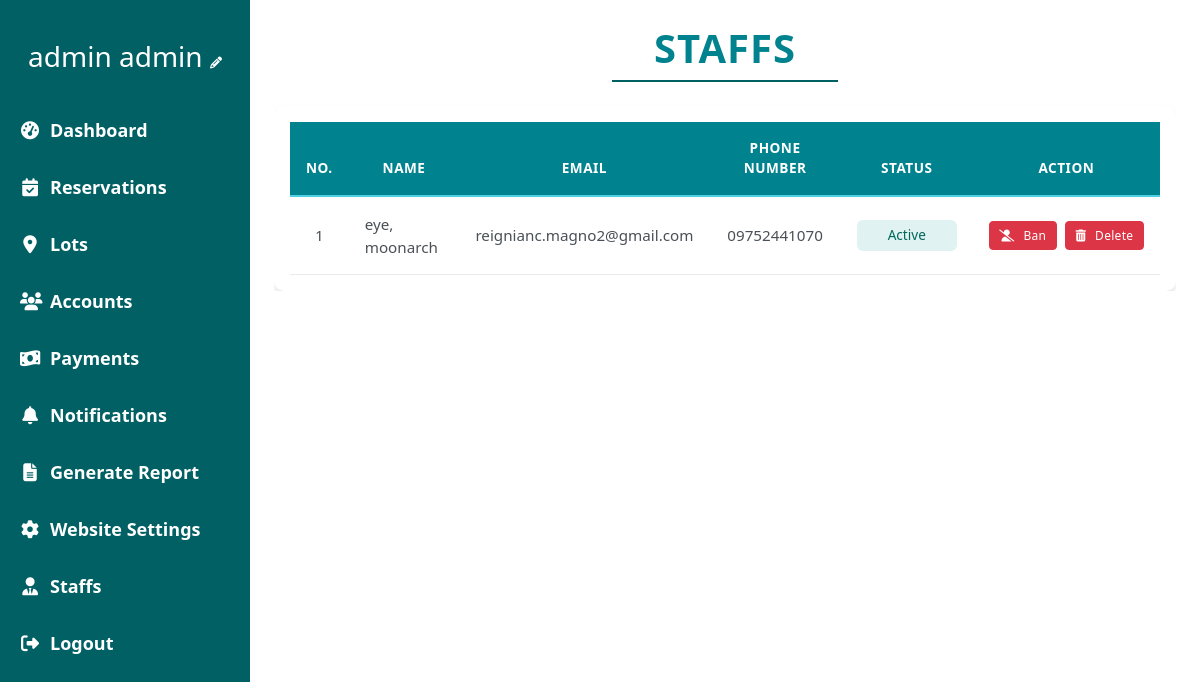
Page /admin/staff.php (signed in) on the committed database.
### tables this page shows
CREATE TABLE `account` (
  `account_id` int(11) NOT NULL,
  `username` varchar(255) NOT NULL,
  `password` varchar(255) NOT NULL,
  `first_name` varchar(255) NOT NULL,
  `middle_name` varchar(250) NOT NULL,
  `last_name` varchar(255) NOT NULL,
  `email` varchar(255) DEFAULT NULL,
  `phone_number` varchar(20) NOT NULL,
  `created_at` timestamp NOT NULL DEFAULT current_timestamp(),
  `updated_at` timestamp NOT NULL DEFAULT current_timestamp() ON UPDATE current_timestamp(),
  `is_customer` tinyint(1) NOT NULL DEFAULT 0,
  `is_staff` tinyint(1) NOT NULL DEFAULT 0,
  `is_admin` tinyint(1) NOT NULL DEFAULT 0,
  `is_banned` tinyint(1) DEFAULT 0,
  `is_deleted` tinyint(1) NOT NULL DEFAULT 0,
  `reset_token` varchar(64) DEFAULT NULL,
  `reset_token_expiry` datetime DEFAULT NULL
);

### admin/staffs/staffs.class.php (called while the page is built, shortened)
<?php
require_once __DIR__ . '/../../database.php';
class Staffs_class {
    protected $db;
    function __construct() {
        $this->db = new Database();
    }
    function showALL_staff() {
        $sql = "SELECT *, CASE WHEN is_banned = 1 THEN 'Banned' ELSE 'Active' END as status
                FROM account
                WHERE is_staff = 1 AND is_deleted = 0";
        $query = $this->db->connect()->prepare($sql);
        $data = null;
        if($query->execute()) {
            $data = $query->fetchAll();
        }
        return $data;
    }
}

### database.php (called while the page is built)
<?php
class Database{
    private $host = 'localhost';
    private $username = 'root';
    private $password = '';
    private $dbname = 'burial_db';
    protected $connection;
    function connect(){
        try {
            if($this->connection === null){
                $dsn = "mysql:host=$this->host;dbname=$this->dbname";
                $this->connection = new PDO($dsn, $this->username, $this->password, [
                    PDO::ATTR_ERRMODE => PDO::ERRMODE_EXCEPTION,
                    PDO::ATTR_DEFAULT_FETCH_MODE => PDO::FETCH_ASSOC,
                    PDO::ATTR_EMULATE_PREPARES => false
                ]);
            }
            return $this->connection;
        } catch (PDOException $e) {
            error_log("Database Connection Error: " . $e->getMessage());
            throw new Exception("Database connection failed: " . $e->getMessage());
        }
    }
}

### admin/staff.php (the view, shortened to what this page needs)
<?php
    include(__DIR__ . '/nav/navigation.php');
    require_once __DIR__ . '/staffs/staffs.class.php';
    $staffObj = new Staffs_class();
    $staffArray = $staffObj->showALL_staff();
?>
<link rel="stylesheet" type="text/css" href="https://cdn.datatables.net/1.13.7/css/dataTables.bootstrap5.min.css">
<div class="container-fluid px-4 py-4">
    <section id="staff">
        <div class="text-center mb-4">
            <h1 class="display-5 fw-bold text-uppercase" style="color: #006064;">STAFFS</h1>
            <div class="border-bottom border-2 w-25 mx-auto" style="border-color: #006064 !important;"></div>
        </div>
        <div class="card">
            <div class="card-body">
                <table id="staffTable" class="table table-hover">
                    <thead>
                        <tr>
                            <th>No.</th>
                            <th>Name</th>
                            <th>Email</th>
                            <th>Phone Number</th>
                            <th>Status</th>
                            <th>Action</th>
                        </tr>
                    </thead>
                    <tbody>
                        <?php
                            $i = 1;
                            foreach ($staffArray as $staff){
                        ?>
                        <tr>
                            <td class="text-center"><?= $i ?></td>
                            <td><?= $staff['last_name'] ?>, <?= $staff['first_name'] ?></td>
                            <td><?= $staff['email'] ?></td>
                            <td class="text-center"><?= $staff['phone_number'] ?></td>
                            <td class="text-center">
                                <span class="status-badge <?= strtolower($staff['status']) ?>">
                                    <?= $staff['status'] ?>
                                </span>
                            </td>
                            <td class="text-center">
                                <div class="d-flex justify-content-center gap-2">
                                    <form method="POST" style="display: inline;">
                                        <button type="submit" name="toggle_ban"
                                                class="btn btn-sm <?= $staff['status'] == 'Banned' ? 'btn-success' : 'btn-danger' ?> d-flex align-items-center">
                                            <i class="fas <?= $staff['status'] == 'Banned' ? 'fa-user-check' : 'fa-user-slash' ?> me-1"></i>
                                            <?= $staff['status'] == 'Banned' ? 'Unban' : 'Ban' ?>
                                        </button>
                                    </form>
                                    <form method="POST" style="display: inline;" onsubmit="return confirmDelete()">
                                        <button type="submit" name="delete_staff"
                                                class="btn btn-sm btn-danger d-flex align-items-center">
                                            <i class="fas fa-trash-alt me-1"></i>
                                            Delete
                                        </button>
                                    </form>
                                </div>
                            </td>
                        </tr>
                        <?php
                                $i++;
                            }
                        ?>
                    </tbody>
                </table>
            </div>
        </div>
    </section>
</div>

### admin/admin.css (style rules this page uses)
* { border: 0; margin: 0; padding: 0; }
:root { --primary-dark: #006064; --primary-light: #e0f2f1; --secondary: #b2dfdb; --accent: #455a64; --text-dark: #263238; --text-light: #ffffff; }
body { display: flex; background-color: white; min-height: 100vh; margin: 0; }
section { width: 100%; height: auto; overflow-y: auto; }
.card { border: none; border-radius: 10px; box-shadow: 0 4px 6px rgba(0, 0, 0, 0.1); transition: all 0.3s ease; height: 100%; }
.card-body { display: flex; flex-direction: column; }

### admin/staff.php (style rules this page uses)
.display-5 { font-size: 2.5rem !important; margin-bottom: 0.5rem !important; letter-spacing: 1px !important; color: #00838f !important; }
.table { border-collapse: separate !important; border-spacing: 0 !important; width: 100% !important; margin-bottom: 0 !important; border: none !important; }
.table thead th { background-color: #00838f !important; color: white !important; font-weight: 600 !important; text-transform: uppercase !important; font-size: 0.85rem !important; letter-spacing: 0.5px !important; padding: 1rem !important; text-align: center !important; border: none !important; border-bottom: 2px solid #4dd0e1 !important; }
.table tbody td { padding: 1rem !important; vertical-align: middle !important; border: none !important; border-bottom: 1px solid #e9ecef !important; color: #495057 !important; font-size: 0.95rem !important; }
.table tbody tr:nth-of-type(odd) { background-color: #f5fcfd !important; }
.status-badge { padding: 0.35rem 0.75rem !important; border-radius: 6px !important; font-size: 0.85rem !important; font-weight: 500 !important; display: inline-block !important; text-align: center !important; min-width: 100px !important; }
.status-badge.active { background-color: #e0f2f1 !important; color: #00695c !important; }
.btn-sm { padding: 0.3rem 0.6rem !important; font-size: 0.75rem !important; border-radius: 4px !important; font-weight: 500 !important; letter-spacing: 0.3px !important; display: inline-flex !important; align-items: center !important; gap: 0.3rem !important; }
.btn { padding: 0.6rem 1.5rem; font-weight: 500; border-radius: 8px; transition: all 0.3s ease; }

### rows in the picture
account: last_name "eye", first_name "moonarch", email "reignianc.magno2@gmail.com", phone_number "09752441070", status "Active"

### other values in the picture
$_SESSION['account']['first_name'] "admin"
$_SESSION['account']['last_name'] "admin"
